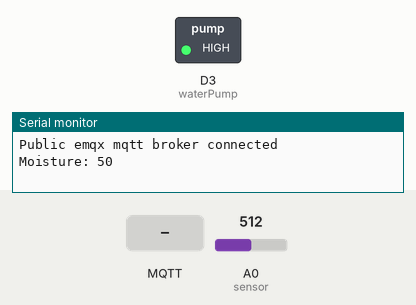
A sketch run on a simulated ESP8266 (NodeMCU). Parts: switched loads named in the sketch (green lamp = pin HIGH), the last lines printed to the serial monitor. The test bench sets the inputs (shaded band); at power-on: A0 (sensor) = 512. WiFi joins after 1.5 s; servers stay silent unless stated; no MQTT or app messages arrive unless stated.

Above: at 2.7 s.
2.8 s: MQTT message "1" arrives on the first subscribed topic
At 4.7 s:
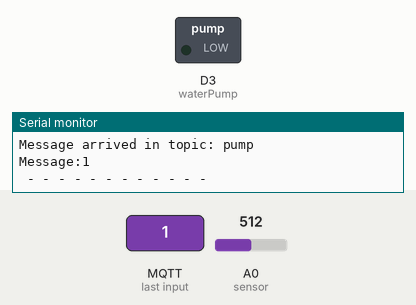
8.8 s: MQTT message "0" arrives on the first subscribed topic
At 11.5 s:
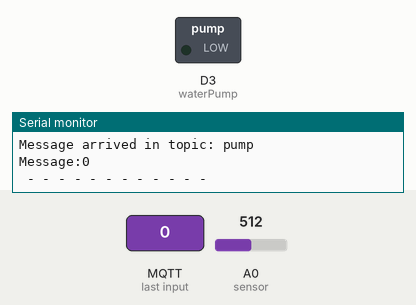
12.1 s: MQTT message "on" arrives on the first subscribed topic
Timing chart, 0 to 24.1 s (numbered marks = the images above; inputs shaded):
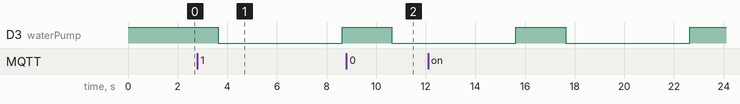

Measured:
- after the input at 2.8 s, D3 (waterPump): HIGH → LOW after 0.83 s, → HIGH 5.0 s later
- after the input at 8.8 s, D3 (waterPump): HIGH → LOW after 1.8 s

The sketch:

ESP8266_WateringSystem.ino
```cpp
#include <ESP8266WiFi.h>
#include <PubSubClient.h>
const char *ssid = "xxxx";  // Nhap ten Wifi
const char *password = "xxxx";  // Nhap mat khau Wifi

const char *mqtt_broker = "xxxx"; // Nhap dia chi broker
const char *sensorStatus = "moisture";
const char *pump = "pump";
const int mqtt_port = 1883;
WiFiClient espClient;
PubSubClient client(espClient);

#define sensor A0
#define waterPump D3

int sensor_value_last;

void callback(char *topic, byte *payload, unsigned int length) {
 Serial.print("Message arrived in topic: ");
 Serial.println(topic);
 Serial.print("Message:");

 for (int i = 0; i < length; i++) {
  Serial.print((char) payload[i]);
 }
 Serial.println();
 Serial.println(" - - - - - - - - - - - -");
 digitalWrite(waterPump, LOW);
 delay(5000);
 digitalWrite(waterPump, HIGH);
}

void mqttConnect(){
  WiFi.begin(ssid, password);
    while (WiFi.status() != WL_CONNECTED) {
      delay(500);
      Serial.println("Connecting to WiFi..");
    }

  Serial.println("Connected to the WiFi network");

  //connecting to a mqtt broker

}

void reconnect() {
  while (!client.connected()) {
    String client_id = "esp8266-client-";
    client_id += String(WiFi.macAddress());

    Serial.printf("The client %s connects to mosquitto mqtt broker\n", client_id.c_str());

    if (client.connect(client_id.c_str())) {
      Serial.println("Public emqx mqtt broker connected");
      client.subscribe("pump");
    } else {
    Serial.print("failed with state ");
    Serial.print(client.state());
    delay(2000);
    }
  }
}

void publish_status() {
  // publish status to MQTT server
  client.publish(sensorStatus, get_status().c_str());
}

String get_status() {
  // puts together status in JSON format
  String status_string;
  status_string = "{\"deviceId\":\"Device1\",\"moisture\":" + String(sensor_value_last) + "}";
  return status_string;
}

void setup() {
  Serial.begin(9600);
  pinMode(waterPump, OUTPUT);
  digitalWrite(waterPump, HIGH);
  mqttConnect();
  client.setServer(mqtt_broker, mqtt_port);
  client.setCallback(callback);
  // client.subscribe(pump);
}


//Get the soil moisture values
int soilMoistureSensor() {
  int value = analogRead(sensor);
  value = map(value, 0, 1024, 0, 100);
  value = (value - 100) * -1;
  return value;
}

void loop() {
  if (!client.connected()) {
    reconnect();
  }
  sensor_value_last = soilMoistureSensor();
  Serial.println("Moisture: " + String(sensor_value_last));
  publish_status();
  delay(2000);
  client.loop();
}
```
